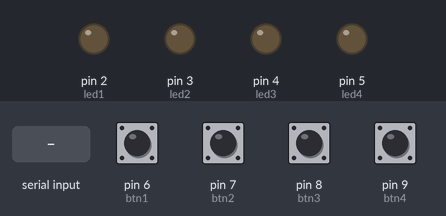
Bench run of a sketch on a simulated Arduino Uno, built with avr-gcc and run on an emulated ATmega328P. Shown: output pins drawn as LEDs (lit = HIGH). The test bench sets the inputs (shaded band); at power-on: pin 6 (btn1), pin 7 (btn2), pin 8 (btn3), pin 9 (btn4) LOW. What the sketch prints to the serial monitor is not drawn.

Above: at 1.2 s.
1.3 s: byte 1 (1) received over Serial
At 2.0 s:
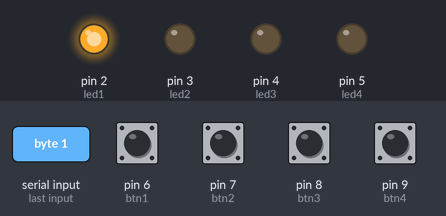
2.9 s: byte 2 (2) received over Serial
At 4.1 s:
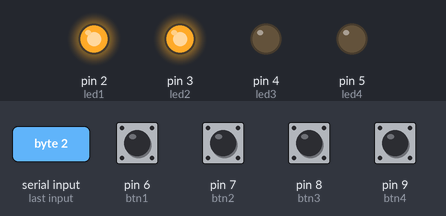
4.4 s: byte 6 (6) received over Serial
At 5.5 s:
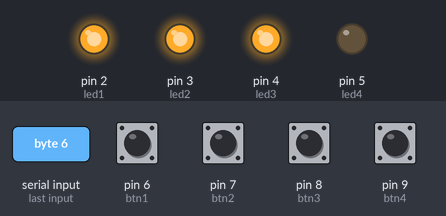
5.9 s: byte 7 (7) received over Serial
At 6.7 s:
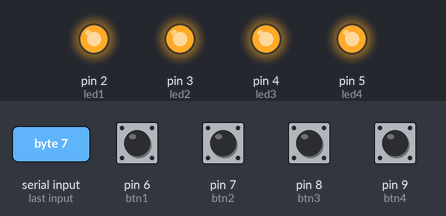
7.4 s: byte 0 (0) received over Serial
At 7.9 s:
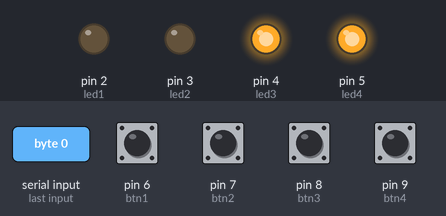
8.9 s: byte 1 (1) received over Serial
At 10.2 s:
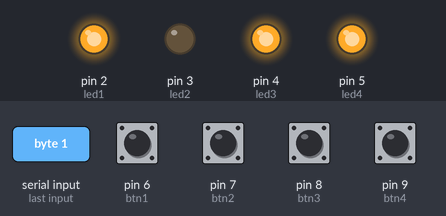
Timing chart, 0 to 11.4 s (numbered marks = the images above; inputs shaded):
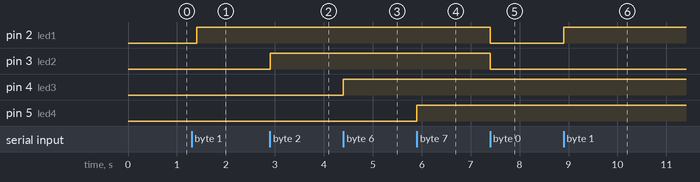

Measured:
- after the input at 1.3 s, pin 2 (led1): LOW → HIGH after 0.10 s
- after the input at 2.9 s, pin 3 (led2): LOW → HIGH at once
- after the input at 4.4 s, pin 4 (led3): LOW → HIGH at once
- after the input at 5.9 s, pin 5 (led4): LOW → HIGH at once
- after the input at 7.4 s, pin 2 (led1), pin 3 (led2): HIGH → LOW at once
- after the input at 8.9 s, pin 2 (led1): LOW → HIGH at once

The sketch:

arduino_boton.ino
```cpp
int btn1 = 6;
int btn2 = 7;
int btn3 = 8;
int btn4 = 9;


int ledPin = 13;

int led1 = 2;
int led2 = 3;
int led3 = 4;
int led4 = 5;
int led5 = 10;
int led6 = 11;


int estado = 0;
int estado2 = 0;
int estado3 = 0;
int estado4 = 0;

int sensor = 0;

int prueba = 0;

void setup() {


  pinMode(led1,OUTPUT);
  pinMode(led2,OUTPUT);
  pinMode(led3,OUTPUT);
  pinMode(led4,OUTPUT);

  pinMode(btn1,INPUT);
  pinMode(btn2,INPUT);
  pinMode(btn3,INPUT);
  pinMode(btn4,INPUT);

  Serial.begin(9600); // Pasar información de arduino a otro programa / 9600v

}

void loop() {
  // put your main code here, to run repeatedly:
  estado = digitalRead(btn1); // Leea lo que hay en el puerto 6, guardela en estado
  estado2 = digitalRead(btn2);
  estado3 = digitalRead(btn3);
  estado4 = digitalRead(btn4);


  // Leds
  //digitalWrite(led1,HIGH);
  //digitalWrite(led2,HIGH);
  //digitalWrite(led3,HIGH);
  //digitalWrite(led4,HIGH);
  // Leds


// Agarra datos que le estamos enviando desde arduino
  if (Serial.available() > 0) {
    prueba = Serial.read();
    Serial.println(prueba);
    if (prueba == 1){
      digitalWrite(led1,HIGH);
      }
     else if (prueba == 2){
      digitalWrite(led2,HIGH);
      }
      else if (prueba == 3){
      digitalWrite(led5,HIGH);
      }
      else if (prueba == 4){
      digitalWrite(led6,HIGH);
      }
      else if (prueba == 6){
      digitalWrite(led3,HIGH);
      }
     else if (prueba == 7){
      digitalWrite(led4,HIGH);
      }
     else if (prueba == 0) {
      digitalWrite(led1,LOW);
      digitalWrite(led2,LOW);
      digitalWrite(led5,LOW);
      digitalWrite(led6,LOW);
      }
      else if (prueba == 5) {
      digitalWrite(led3,LOW);
      digitalWrite(led4,LOW);
        }
  }

  if(estado == HIGH)
  {
    digitalWrite(ledPin, HIGH); // Emitir una funcion
    sensor = 1;
  }
  else if(estado2 == HIGH)
  {
    digitalWrite(ledPin, HIGH); // Emitir una funcion
    sensor = 2; // Dato enviado a processing al oprimir un boton
  }
  else if (estado3 == HIGH){
    digitalWrite(ledPin, HIGH); // Emitir una funcion
    sensor = 3; // Dato enviado a processing al oprimir un boton
  }
  else if (estado4 == HIGH){
    digitalWrite(ledPin, HIGH); // Emitir una funcion
    sensor = 4; // Dato enviado a processing al oprimir un boton
  }
  else {
    digitalWrite(ledPin, LOW); // Emitir una funcion / Si ninguno esta oprimido el led apagado
    sensor = 0; // Dato enviado a processing al oprimir un boton
  }

  Serial.write(sensor);

  delay(100);

}
```
